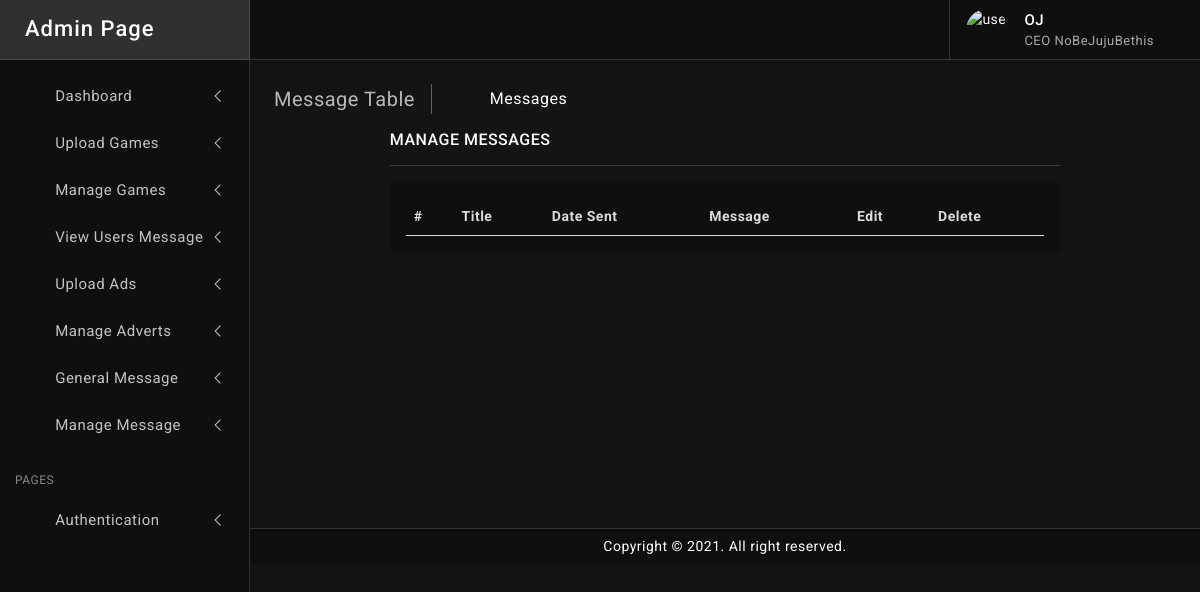
Page /manage_message/ on the earlier database version.
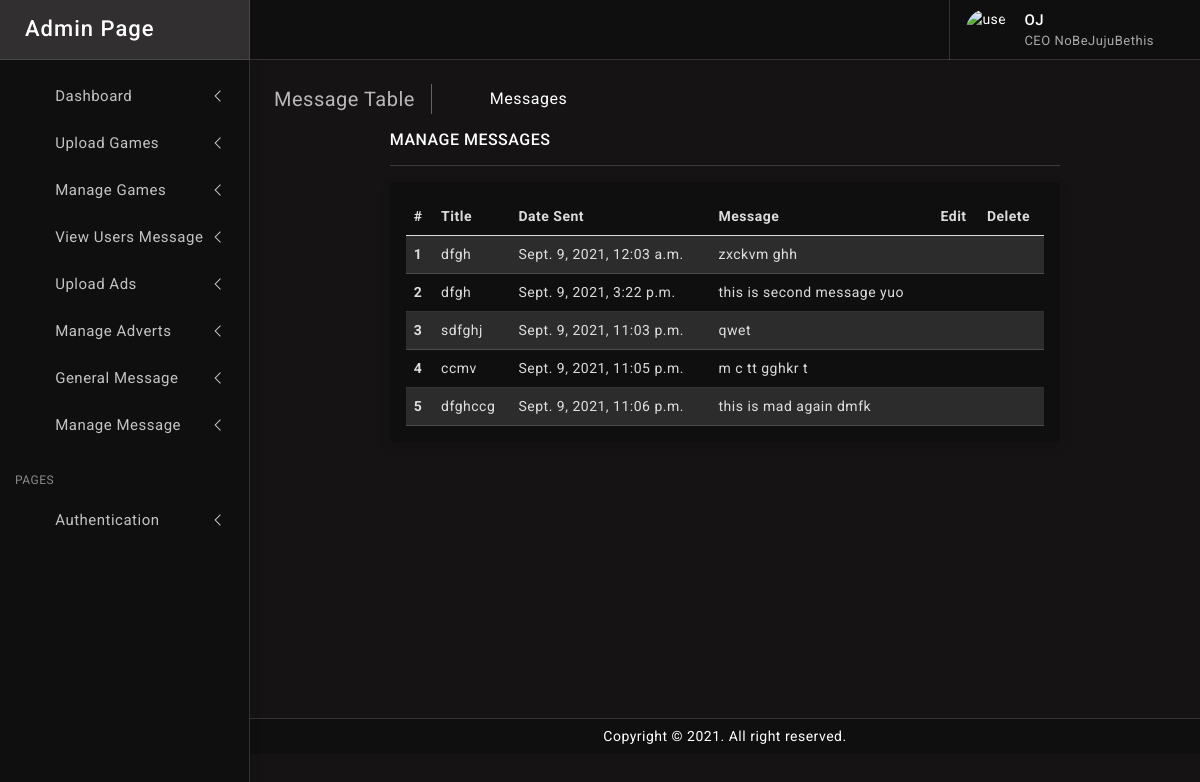
Same page on the later database version.
### main_app/models.py (models this page shows, shortened)
class Message(models.Model):
	title = models.CharField(blank=True, max_length=100)
	message = models.TextField()
	create_at = models.DateTimeField(auto_now_add=True)
	updated_at = models.DateTimeField(auto_now_add=True)

### main_app/views.py (the view)
# urls.py: path("manage_message/", views.manage_message, name='manage_message'),
def manage_message(request):
    sent = Message.objects.all()
    context = {'sent':sent}
    return render(request, 'main_app/manage_message.html', context)

### main_app/templates/main_app/manage_message.html (shortened to what this page needs)
{% extends 'main_app/admin_base.html' %}
{% load static %}
{% block content %}
		<div class="page-wrapper">
			<div class="page-content">
				<div class="page-breadcrumb d-none d-sm-flex align-items-center mb-3">
					<div class="breadcrumb-title pe-3">Message Table</div>
					<div class="ps-3">
						<nav aria-label="breadcrumb">
							<ol class="breadcrumb mb-0 p-0">
								<li class="breadcrumb-item"><a href="/"><i class="bx bx-home-alt"></i></a>
								</li>
								<li class="breadcrumb-item active" aria-current="page">Messages</li>
							</ol>
						</nav>
					</div>
				</div>
				<div class="row">
					<div class="col-xl-9 mx-auto">
						<h6 class="mb-0 text-uppercase">Manage Messages</h6>
						<hr/>
						<div class="card">
							<div class="card-body">
								<table class="table mb-0 table-striped">
									<thead>
										<tr>
											<th scope="col">#</th>
											<th scope="col">Title</th>
											<th scope="col">Date Sent</th>
											<th scope="col">Message</th>
											<th scope="col">Edit</th>
											<th scope="col">Delete</th>
										</tr>
									</thead>
									<tbody>
										{% for rs in sent %}
										<tr>
											<th scope="row">{{ forloop.counter }}</th>
											<td>{{ rs.title }}</td>
											<td>{{ rs.create_at }}</td>
											<td>{{ rs.message|truncatewords:7 }}</td>
											<td><a href="/message/edit/{{rs.id}}"><i class="bx bx-repeat"></i></a></td>
											<td><a href="/message/delete/{{ rs.id }}" onclick="return confirm('Are you sure you want to delete this Message ?')"><i class="bx bx-trash-alt"></i></a></td>
										</tr>
										{% endfor %}
									</tbody>
								</table>
							</div>
						</div>
					</div>
				</div>
			</div>
		</div>
		<br><br><br><br><br><br><br><br><br><br><br><br>
{% endblock %}

Differences in the rows shown:
added Message: title "dfgh", create_at "Sept. 9, 2021, 12:03 a.m.", message "zxckvm ghh"
added Message: title "dfgh", create_at "Sept. 9, 2021, 3:22 p.m.", message "this is second message yuo"
added Message: title "sdfghj", create_at "Sept. 9, 2021, 11:03 p.m.", message "qwet"
added Message: title "ccmv", create_at "Sept. 9, 2021, 11:05 p.m.", message "m c tt gghkr t"
added Message: title "dfghccg", create_at "Sept. 9, 2021, 11:06 p.m.", message "this is mad again dmfk"
